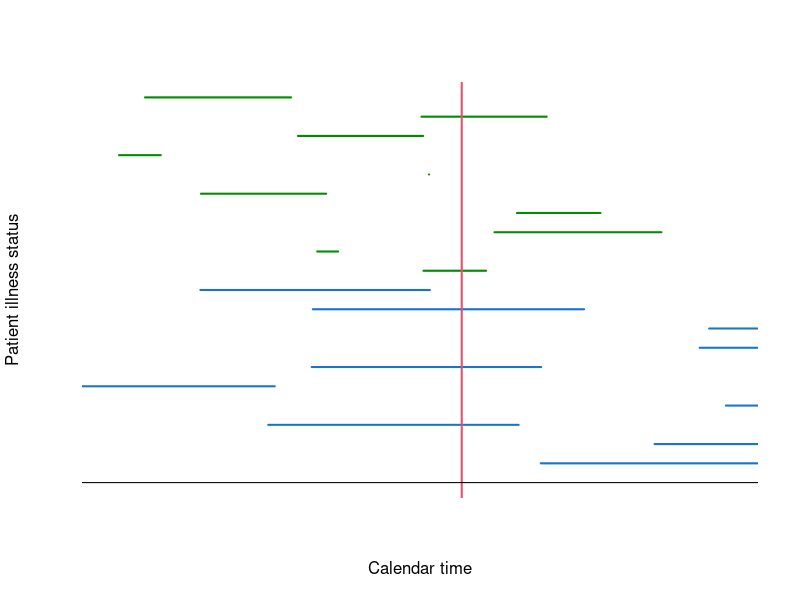
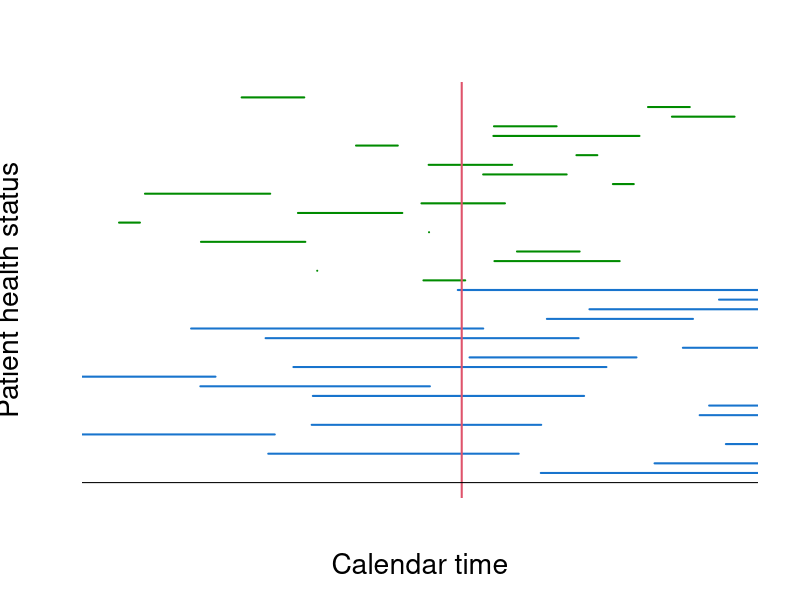
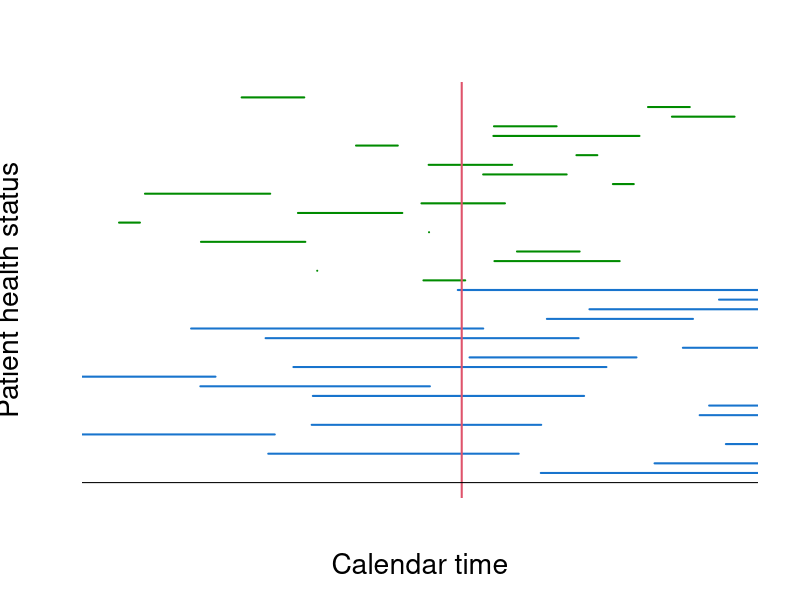

Here is the R script that generated these plots, in order:
set.seed(12345)
n = 20 ; D= matrix(nrow=n,nc=2)
for(i in 1:n)
{
  D[i,1] = runif(n=1,min=-3,max=30)
  D[i,2] =  D[i,1] +  rpois(n=1,lambda=12)
}
for(i in 11:n)
{
  D[i,1] = runif(n=1,min=0,max=30)
  D[i,2] =  D[i,1] +  rpois(n=1,lambda=4)
}

plot(1:30,xlim=c(0,30),ylim=c(0,20),type='n',xlab='Calendar time',ylab='Patient illness status',axes=FALSE)
for(i in 1:10)
{
  segments(x0=D[i,1],y0=i,x1=D[i,2],y1=i,col='dodgerblue3',lwd=2)
}
for(i in 11:n)
{
  segments(x0=D[i,1],y0=i,x1=D[i,2],y1=i,col='green4',lwd=2)
}
abline(v=17,col=2,lwd=2)
abline(h=0)


#################
set.seed(12345)
n = 40 ; D= matrix(nrow=n,nc=2)
for(i in 1:(n/2))
{
  D[i,1] = runif(n=1,min=-3,max=30)
  D[i,2] =  D[i,1] +  rpois(n=1,lambda=12)
}
for(i in (n/2+1):n)
{
  D[i,1] = runif(n=1,min=0,max=30)
  D[i,2] =  D[i,1] +  rpois(n=1,lambda=3)
}

plot(1:30,xlim=c(0,30),ylim=c(0,40),type='n',xlab='Calendar time',ylab='Patient health status',
     cex.lab=1.7,cex=1.7,axes=FALSE)
for(i in 1:(n/2))
{
  segments(x0=D[i,1],y0=i,x1=D[i,2],y1=i,col='dodgerblue3',lwd=2)
}
for(i in (n/2+1):n)
{
  segments(x0=D[i,1],y0=i,x1=D[i,2],y1=i,col='green4',lwd=2)
}
abline(v=17,col=2,lwd=2)
abline(h=0)

####################
set.seed(12345)
n = 40 ; D= matrix(nrow=n,nc=2)
for(i in 1:(n/2))
{
  D[i,1] = runif(n=1,min=-3,max=30)
  D[i,2] =  D[i,1] +  rpois(n=1,lambda=12)
}
for(i in (n/2+1):n)
{
  D[i,1] = runif(n=1,min=0,max=30)
  D[i,2] =  D[i,1] +  rpois(n=1,lambda=3)
}

plot(1:30,xlim=c(0,30),ylim=c(0,40),type='n',xlab='Calendar time',ylab='Patient health status',
     cex.lab=1.7,cex=1.7,axes=FALSE)
for(i in 1:(n/2))
{
  segments(x0=D[i,1],y0=i,x1=D[i,2],y1=i,col='dodgerblue3',lwd=2)
}
for(i in (n/2+1):n)
{
  segments(x0=D[i,1],y0=i,x1=D[i,2],y1=i,col='green4',lwd=2)
}
abline(v=17,col=2,lwd=2)
abline(h=0)